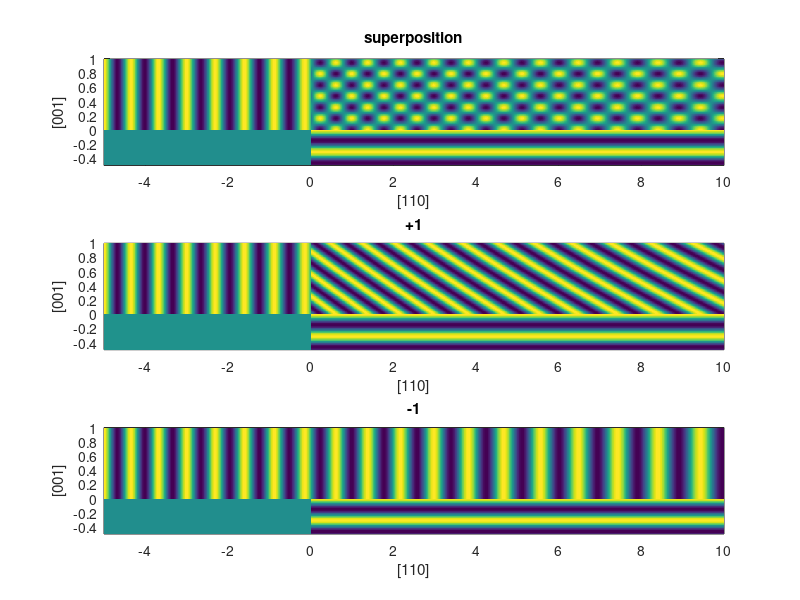

MATLAB code to generate this figure:
function chirped()

w_op = 5;
k_op = 20;

V_ac = 1;
w_ac0 = 6;
w_ac1 = 4;
w_ac_period = 10;

figure('units','normalized','outerposition',[0 0 1 1]);
set(gcf,'color','w'); % set figure background to white
[p1,p2,p3] = MakePlots();

AnimatePlots();

    function w = AcousticFreq(t,x)
        w = w_ac0 + w_ac1*sawtooth((t - x/V_ac)/w_ac_period);
    end

    function [p1,p2,p3] = MakePlots()
        [xMesh,zMesh,totalProductMesh,totalPlusOneMesh,totalAcousticMesh] = Amplitudes(0);
        p1 = MakeSubplot(1,totalProductMesh,'superposition');
        p2 = MakeSubplot(2,totalPlusOneMesh,'+1');
        p3 = MakeSubplot(3,totalAcousticMesh,'-1');
        
        function p = MakeSubplot(i,colourMesh,titleStr)
            subplot(3,1,i);
            p = pcolor(xMesh,zMesh,colourMesh);
            set(p,'EdgeColor', 'none');
            xlabel('[110]')
            ylabel('[001]')
            title(titleStr)
        end
    end

    function AnimatePlots()
        
        slides = 300;
        %f(1) = getframe(gcf);
        %[~,map] = rgb2ind(f(1).cdata, 256, 'nodither');
        for k = 1:slides
            UpdatePlots(k);
            %f(k) = getframe(gcf);
            %im(:,:,1,k) = rgb2ind(f(k).cdata, map, 'nodither');
        end
        %imwrite(im,map, strcat('AOD scattering', '.gif'), 'DelayTime', 0, 'LoopCount', inf)

        function UpdatePlots(n)
            t = 2 * pi / w_op * n / slides * 20; % last number gives number of optical periods
            [~,~,totalProductMesh,totalPlusOneMesh,totalAcousticMesh] = Amplitudes(t);
            set(p1,'CData', totalProductMesh);
            set(p2,'CData', totalPlusOneMesh);
            set(p3,'CData', totalAcousticMesh);
            drawnow;
        end
    end

    function [xMesh,zMesh,totalProductMesh,totalPlusOneMesh,totalAcousticMesh] = Amplitudes(t)
        % This would be much nicer done with a piecewise function...
        Xmain = 0:0.01:10;
        Zmain = 0:0.01:1;
        Xac = -5:0.01:-0.01;
        Zop = -0.5:0.01:-0.01;
        
        [xMeshMain,zMeshMain] = meshgrid(Xmain,Zmain);
        [xMeshOptic,zMeshOptic] = meshgrid(Xmain,Zop);
        [xMeshAcoustic,zMeshAcoustic] = meshgrid(Xac,Zmain);
        productMesh = Product(xMeshMain,zMeshMain,t);
        plusOneMesh = PlusOneAmp(xMeshMain,zMeshMain,t);
        acousticMainMesh = AcousticAmp(xMeshMain,zMeshMain,t);
        acousticMesh = AcousticAmp(xMeshAcoustic,zMeshAcoustic,t);
        opticMesh = OpticAmp(xMeshOptic,zMeshOptic,t);
        
        [xMesh,zMesh] = meshgrid([Xac Xmain],[Zop Zmain]);
        totalProductMesh = [ Zop'*Xac*0, opticMesh; acousticMesh, productMesh];
        totalPlusOneMesh = [ Zop'*Xac*0, opticMesh; acousticMesh, plusOneMesh];
        totalAcousticMesh = [ Zop'*Xac*0, opticMesh; acousticMesh, acousticMainMesh];
    end

    function amp = PlusOneAmp(x,z,t)
        amp = cos( (w_op + AcousticFreq(t,x)).*t - AcousticFreq(t,x)/V_ac.*x - k_op.*z );
    end
    function amp = MinusOneAmp(x,z,t)
        amp = cos( (w_op - AcousticFreq(t,x)).*t + AcousticFreq(t,x)/V_ac.*x - k_op.*z );
    end
    function amp = Product(x,z,t)
        amp = OpticAmp(x,z,t).*AcousticAmp(x,z,t);
    end
    function amp = OpticAmp(x,z,t)
        amp = cos( w_op.*t - k_op.*z );
    end
    function amp = AcousticAmp(x,z,t)
        amp = cos( AcousticFreq(t,x).*t - AcousticFreq(t,x)/V_ac.*x );
    end
end

